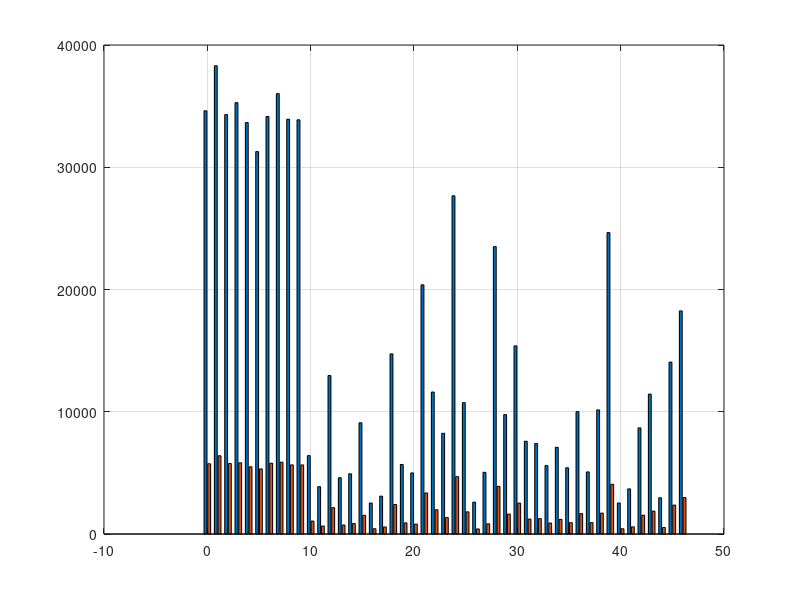

MATLAB code to generate this figure: (Note: this script raises an error after producing the figure.)
clc,clear,close all

load nums.mat

SampleNums = [training_nums,test_nums];

figure("Units","pixels","Position",[80,454,1746,334])
axes
grid(gca,"on")
box(gca,"on")
hold(gca,"on")

b = bar(Classes,SampleNums);
b(1).FaceColor = [7,84,213]/255;
b(2).FaceColor = [249,82,107]/255;

legend("Training","Test")
set(gca,"FontSize",15)

nums = training_nums+test_nums;
figure("Units","pixels","Position",[692.3333333333333,369,1036.666666666667,334])
grid(gca,"on")
box(gca,"on")
hold(gca,"on")

b2 = bar(nums);
b2(1).FaceColor = [7,84,213]/255;
legend("Whole dataset")
set(gca,"FontSize",15)
